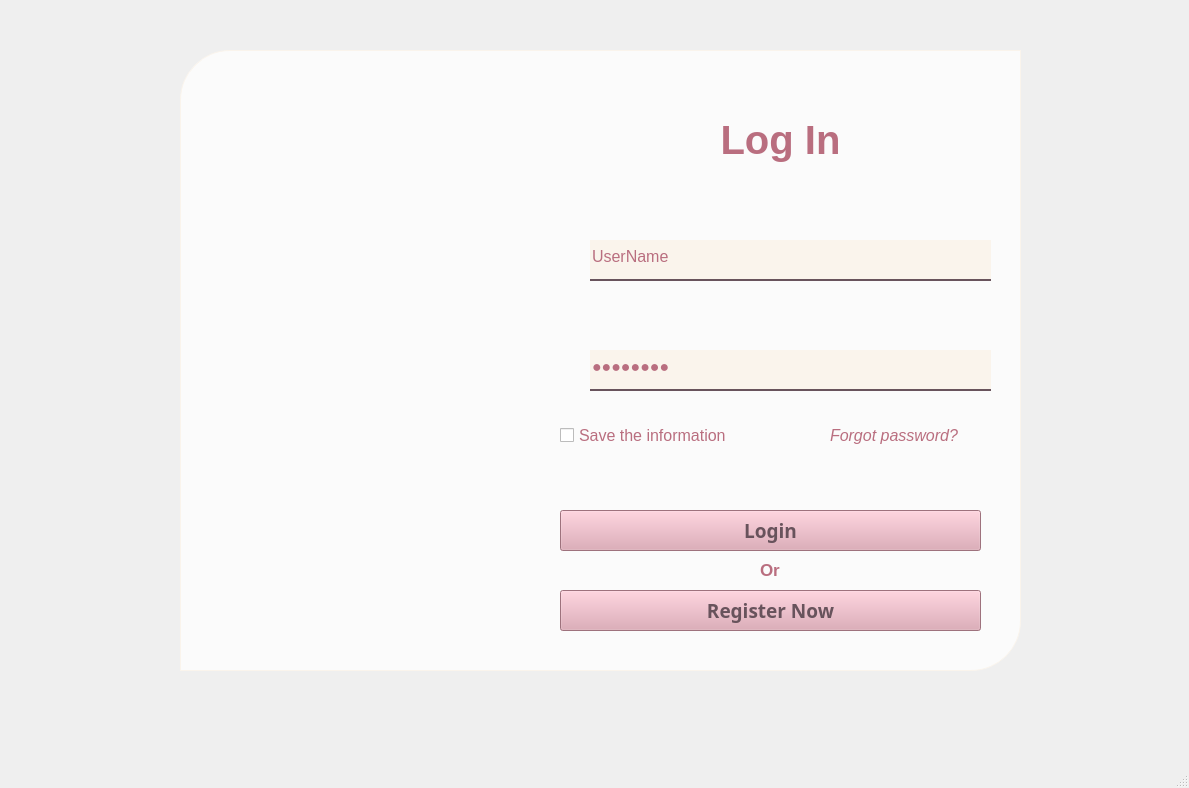
<?xml version="1.0" encoding="UTF-8"?>
<ui version="4.0">
 <class>MainWindow</class>
 <widget class="QMainWindow" name="MainWindow">
  <property name="geometry">
   <rect>
    <x>0</x>
    <y>0</y>
    <width>1189</width>
    <height>788</height>
   </rect>
  </property>
  <property name="windowTitle">
   <string>MainWindow</string>
  </property>
  <widget class="QWidget" name="centralwidget">
   <widget class="QLabel" name="label">
    <property name="geometry">
     <rect>
      <x>0</x>
      <y>-10</y>
      <width>1191</width>
      <height>751</height>
     </rect>
    </property>
    <property name="autoFillBackground">
     <bool>false</bool>
    </property>
    <property name="styleSheet">
     <string notr="true">border-image: url(:/Background/Background.jpg);</string>
    </property>
    <property name="text">
     <string/>
    </property>
    <property name="pixmap">
     <pixmap>images/Background.jpg</pixmap>
    </property>
    <property name="scaledContents">
     <bool>true</bool>
    </property>
   </widget>
   <widget class="QLabel" name="label_2">
    <property name="geometry">
     <rect>
      <x>180</x>
      <y>50</y>
      <width>351</width>
      <height>621</height>
     </rect>
    </property>
    <property name="autoFillBackground">
     <bool>false</bool>
    </property>
    <property name="styleSheet">
     <string notr="true"> border-top-left-radius: 50px;     
    border-top-right-radius: 0px;    
    border-bottom-left-radius: 0px;    
    border-bottom-right-radius: 0px;  

  </string>
    </property>
    <property name="text">
     <string/>
    </property>
    <property name="textFormat">
     <enum>Qt::PlainText</enum>
    </property>
    <property name="pixmap">
     <pixmap resource="images/bg.qrc">:/Background/Logo.png</pixmap>
    </property>
    <property name="scaledContents">
     <bool>true</bool>
    </property>
    <property name="alignment">
     <set>Qt::AlignLeading|Qt::AlignLeft|Qt::AlignVCenter</set>
    </property>
    <property name="wordWrap">
     <bool>false</bool>
    </property>
   </widget>
   <widget class="QLabel" name="label_4">
    <property name="geometry">
     <rect>
      <x>180</x>
      <y>50</y>
      <width>841</width>
      <height>621</height>
     </rect>
    </property>
    <property name="styleSheet">
     <string notr="true">background-color: rgba(255, 255, 255, 192);
 
    padding: 10px;
 border: 1px solid #faf4ec; 
border-top-left-radius: 50px;
border-top-right-radius: 0px;      /* góc trên phải */
    border-bottom-left-radius: 0px;    /* góc dưới trái */
    border-bottom-right-radius: 50px;  /* góc dưới phải */</string>
    </property>
    <property name="text">
     <string/>
    </property>
   </widget>
   <widget class="QLabel" name="label_3">
    <property name="geometry">
     <rect>
      <x>680</x>
      <y>100</y>
      <width>201</width>
      <height>81</height>
     </rect>
    </property>
    <property name="font">
     <font>
      <pointsize>30</pointsize>
      <weight>75</weight>
      <bold>true</bold>
      <kerning>false</kerning>
     </font>
    </property>
    <property name="styleSheet">
     <string notr="true">color: rgb(185, 110, 127);</string>
    </property>
    <property name="text">
     <string>&lt;html&gt;&lt;head/&gt;&lt;body&gt;&lt;p align=&quot;center&quot;&gt;Log In&lt;/p&gt;&lt;/body&gt;&lt;/html&gt;</string>
    </property>
   </widget>
   <widget class="QLineEdit" name="lineEditUserName">
    <property name="geometry">
     <rect>
      <x>590</x>
      <y>240</y>
      <width>401</width>
      <height>41</height>
     </rect>
    </property>
    <property name="font">
     <font>
      <pointsize>12</pointsize>
     </font>
    </property>
    <property name="styleSheet">
     <string notr="true">background-color: rgb(250, 244, 236);
    border: none;                                   /* Xóa viền mặc định */
    border-bottom:  2px solid rgba(104, 83, 92);
                         /* Màu chữ đen */
color: rgb(185, 110, 127);
    padding-bottom: 7px;                            /* Tạo khoảng cách giữa chữ và gạch */
</string>
    </property>
    <property name="text">
     <string>UserName</string>
    </property>
   </widget>
   <widget class="QCheckBox" name="checkBoxSave">
    <property name="geometry">
     <rect>
      <x>560</x>
      <y>420</y>
      <width>221</width>
      <height>31</height>
     </rect>
    </property>
    <property name="font">
     <font>
      <pointsize>12</pointsize>
     </font>
    </property>
    <property name="styleSheet">
     <string notr="true">color: rgb(185, 110, 127);</string>
    </property>
    <property name="text">
     <string>Save the information</string>
    </property>
   </widget>
   <widget class="QPushButton" name="pushButtonLogin">
    <property name="geometry">
     <rect>
      <x>560</x>
      <y>510</y>
      <width>421</width>
      <height>41</height>
     </rect>
    </property>
    <property name="baseSize">
     <size>
      <width>0</width>
      <height>0</height>
     </size>
    </property>
    <property name="font">
     <font>
      <family>Segoe UI Semilight</family>
      <pointsize>14</pointsize>
      <weight>75</weight>
      <italic>false</italic>
      <bold>true</bold>
     </font>
    </property>
    <property name="styleSheet">
     <string notr="true">color: rgb(104, 83, 92);
background-color: rgb(221, 160, 175);</string>
    </property>
    <property name="text">
     <string>Login</string>
    </property>
    <property name="iconSize">
     <size>
      <width>40</width>
      <height>40</height>
     </size>
    </property>
   </widget>
   <widget class="QLabel" name="labelForgot">
    <property name="geometry">
     <rect>
      <x>830</x>
      <y>420</y>
      <width>161</width>
      <height>31</height>
     </rect>
    </property>
    <property name="font">
     <font>
      <pointsize>12</pointsize>
      <italic>true</italic>
     </font>
    </property>
    <property name="focusPolicy">
     <enum>Qt::StrongFocus</enum>
    </property>
    <property name="layoutDirection">
     <enum>Qt::RightToLeft</enum>
    </property>
    <property name="styleSheet">
     <string notr="true">color: rgb(185, 110, 127);</string>
    </property>
    <property name="text">
     <string>Forgot password?</string>
    </property>
    <property name="textFormat">
     <enum>Qt::PlainText</enum>
    </property>
   </widget>
   <widget class="QLineEdit" name="lineEditPassword">
    <property name="geometry">
     <rect>
      <x>590</x>
      <y>350</y>
      <width>401</width>
      <height>41</height>
     </rect>
    </property>
    <property name="font">
     <font>
      <pointsize>12</pointsize>
     </font>
    </property>
    <property name="styleSheet">
     <string notr="true">background-color: rgb(250, 244, 236);
    border: none;                                   /* Xóa viền mặc định */
    border-bottom:  2px solid rgba(104, 83, 92);
                         /* Màu chữ đen */
color: rgb(185, 110, 127);
    padding-bottom: 7px;                            /* Tạo khoảng cách giữa chữ và gạch */
</string>
    </property>
    <property name="text">
     <string>Password</string>
    </property>
    <property name="echoMode">
     <enum>QLineEdit::Password</enum>
    </property>
   </widget>
   <widget class="QPushButton" name="pushButtonRegisterNow">
    <property name="geometry">
     <rect>
      <x>560</x>
      <y>590</y>
      <width>421</width>
      <height>41</height>
     </rect>
    </property>
    <property name="baseSize">
     <size>
      <width>0</width>
      <height>0</height>
     </size>
    </property>
    <property name="font">
     <font>
      <family>Segoe UI Semilight</family>
      <pointsize>14</pointsize>
      <weight>75</weight>
      <italic>false</italic>
      <bold>true</bold>
     </font>
    </property>
    <property name="styleSheet">
     <string notr="true">color: rgb(104, 83, 92);
background-color: rgb(221, 160, 175);</string>
    </property>
    <property name="text">
     <string>Register Now</string>
    </property>
    <property name="iconSize">
     <size>
      <width>40</width>
      <height>40</height>
     </size>
    </property>
   </widget>
   <widget class="QLabel" name="labelForgotCus_2">
    <property name="geometry">
     <rect>
      <x>760</x>
      <y>560</y>
      <width>41</width>
      <height>21</height>
     </rect>
    </property>
    <property name="font">
     <font>
      <pointsize>13</pointsize>
      <weight>75</weight>
      <bold>true</bold>
     </font>
    </property>
    <property name="focusPolicy">
     <enum>Qt::StrongFocus</enum>
    </property>
    <property name="layoutDirection">
     <enum>Qt::RightToLeft</enum>
    </property>
    <property name="styleSheet">
     <string notr="true">color: rgb(185, 110, 127);</string>
    </property>
    <property name="text">
     <string>Or</string>
    </property>
    <property name="textFormat">
     <enum>Qt::PlainText</enum>
    </property>
   </widget>
   <widget class="QLabel" name="label_5">
    <property name="geometry">
     <rect>
      <x>550</x>
      <y>250</y>
      <width>31</width>
      <height>31</height>
     </rect>
    </property>
    <property name="text">
     <string/>
    </property>
    <property name="pixmap">
     <pixmap>images/ic_username.png</pixmap>
    </property>
    <property name="scaledContents">
     <bool>true</bool>
    </property>
   </widget>
   <widget class="QLabel" name="label_6">
    <property name="geometry">
     <rect>
      <x>550</x>
      <y>360</y>
      <width>31</width>
      <height>31</height>
     </rect>
    </property>
    <property name="text">
     <string/>
    </property>
    <property name="pixmap">
     <pixmap>images/ic_password.png</pixmap>
    </property>
    <property name="scaledContents">
     <bool>true</bool>
    </property>
   </widget>
   <zorder>label</zorder>
   <zorder>label_4</zorder>
   <zorder>label_2</zorder>
   <zorder>label_3</zorder>
   <zorder>lineEditUserName</zorder>
   <zorder>checkBoxSave</zorder>
   <zorder>pushButtonLogin</zorder>
   <zorder>labelForgot</zorder>
   <zorder>lineEditPassword</zorder>
   <zorder>pushButtonRegisterNow</zorder>
   <zorder>labelForgotCus_2</zorder>
   <zorder>label_5</zorder>
   <zorder>label_6</zorder>
  </widget>
  <widget class="QMenuBar" name="menubar">
   <property name="geometry">
    <rect>
     <x>0</x>
     <y>0</y>
     <width>1189</width>
     <height>26</height>
    </rect>
   </property>
  </widget>
  <widget class="QStatusBar" name="statusbar"/>
 </widget>
 <resources>
  <include location="images/bg.qrc"/>
 </resources>
 <connections/>
</ui>
